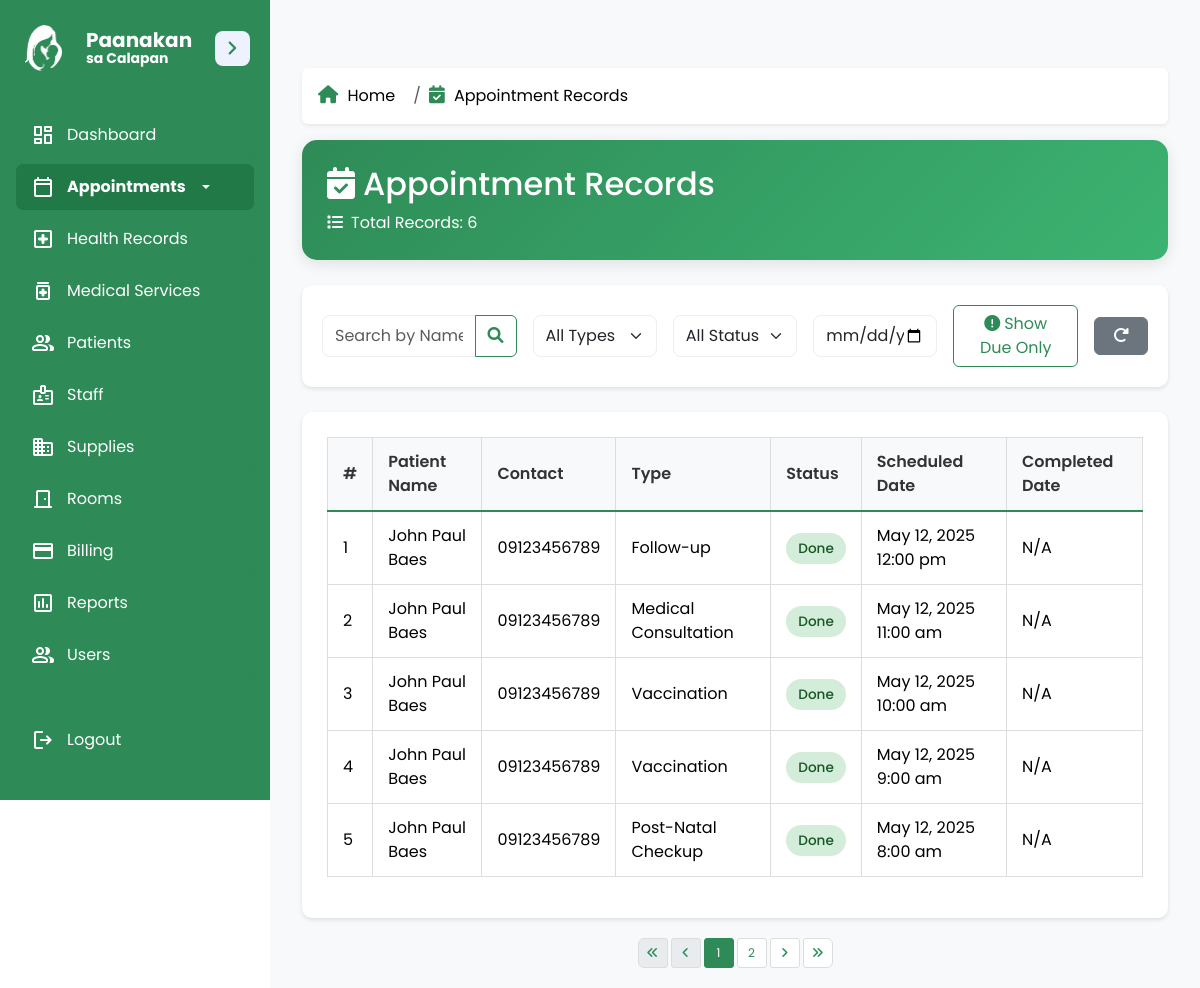
Page /admin/appointment_records.php (signed in) on the committed database.
### tables this page shows
CREATE TABLE `appointments` (
  `appointment_id` int(11) NOT NULL,
  `patient_id` int(11) NOT NULL,
  `appointment_type` varchar(50) NOT NULL DEFAULT '''General''',
  `scheduled_date` datetime NOT NULL,
  `completed_date` datetime DEFAULT NULL,
  `status` enum('Done','Missed','Approved','Pending') DEFAULT 'Pending',
  `created_at` timestamp NOT NULL DEFAULT current_timestamp()
);

CREATE TABLE `patients` (
  `patient_id` int(11) NOT NULL,
  `case_id` varchar(20) NOT NULL,
  `user_id` int(11) DEFAULT NULL,
  `first_name` varchar(50) NOT NULL,
  `middle_name` varchar(50) DEFAULT NULL,
  `last_name` varchar(50) NOT NULL,
  `gender` enum('Male','Female') NOT NULL,
  `date_of_birth` date NOT NULL,
  `email` varchar(50) DEFAULT NULL,
  `contact_number` varchar(15) NOT NULL,
  `philhealth_no` varchar(20) DEFAULT NULL,
  `religion` varchar(50) DEFAULT NULL,
  `civil_status` enum('Single','Married','Widowed','Separated','Divorced') DEFAULT NULL,
  `nationality` varchar(50) DEFAULT NULL,
  `occupation` varchar(100) DEFAULT NULL,
  `address` text DEFAULT NULL,
  `patient_status` enum('Admitted','Discharged') DEFAULT NULL,
  `created_at` timestamp NOT NULL DEFAULT current_timestamp()
);

### admin/appointment_records.php (the view, shortened to what this page needs)
<?php
$pdo = connection();
$search = isset($_GET['search']) ? trim($_GET['search']) : '';
$date_filter = isset($_GET['date']) ? $_GET['date'] : '';
$type_filter = isset($_GET['type']) ? $_GET['type'] : '';
$status_filter = isset($_GET['status']) ? $_GET['status'] : '';
$due_only = isset($_GET['due_only']) && $_GET['due_only'] == '1';
$limit = 5;
$page = isset($_GET['page']) ? (int)$_GET['page'] : 1;
$offset = ($page - 1) * $limit;
$where_conditions = [];
$where_clause = !empty($where_conditions) ? "WHERE " . implode(" AND ", $where_conditions) : "";
$query = "
   SELECT a.*, p.first_name, p.last_name, p.contact_number
    FROM appointments a
    JOIN patients p ON a.patient_id = p.patient_id
    $where_clause
    ORDER BY a.scheduled_date DESC
    LIMIT :limit OFFSET :offset
";
$stmt = $pdo->prepare($query);
$stmt->bindValue(':limit', $limit, PDO::PARAM_INT);
$stmt->bindValue(':offset', $offset, PDO::PARAM_INT);
$stmt->execute();
$appointments = $stmt->fetchAll(PDO::FETCH_ASSOC);
$countQuery = "
    SELECT COUNT(*)
    FROM appointments a
    JOIN patients p ON a.patient_id = p.patient_id
    $where_clause
";
$countStmt = $pdo->prepare($countQuery);
$countStmt->execute();
$totalRecords = $countStmt->fetchColumn();
$totalPages = ceil($totalRecords / $limit);
?>
<!DOCTYPE html>
<html lang="en">
<head>
    <link href="https://cdn.jsdelivr.net/npm/bootstrap@5.3.3/dist/css/bootstrap.min.css" rel="stylesheet">
    <link href="https://cdn.jsdelivr.net/npm/bootstrap@5.3.3/dist/css/bootstrap.min.css" rel="stylesheet">
    <link rel="stylesheet" href="https://cdnjs.cloudflare.com/ajax/libs/fullcalendar/5.11.3/main.min.css">
    <link rel="stylesheet" href="../css/sidebar.css">
    <link rel="stylesheet" href="../css/components.css">
    <link rel="stylesheet" href="../css/calendar.css">
    <link rel="stylesheet" href="../css/toast-alert.css">
    <link href="https://cdnjs.cloudflare.com/ajax/libs/font-awesome/6.4.0/css/all.min.css" rel="stylesheet">
</head>
<body>
    <div class="dashboard-container">
        <?php include '../sidebar.php'; ?>
        <main class="dashboard-main-content">
            <div class="container mt-5">
                <?php include '../admin/breadcrumb.php'; ?>
            <div class="page-header">
                <div class="row align-items-center">
                    <div class="col-md-6">
                        <h2 class="mb-0">
                            <i class="fas fa-calendar-check me-2"></i>Appointment Records
                        </h2>
                        <p class="mb-0 mt-2">
                            <i class="fas fa-list me-2"></i>Total Records: <?= $totalRecords ?>
                        </p>
                    </div>
                </div>
            </div>
            <div class="search-container">
                <form method="GET" class="row g-3 align-items-center">
                    <div class="col-md-3">
                        <div class="input-group">
                            <input type="text" name="search" class="form-control" placeholder="Search by Name or Contact" value="<?= htmlspecialchars($search) ?>">
                            <button class="btn btn-outline-success" type="submit">
                                <i class="fas fa-search"></i>
                            </button>
                        </div>
                    </div>
                    <div class="col-md-2">
                        <select name="type" class="form-select">
                            <option value="">All Types</option>
                        </select>
                    </div>
                    <div class="col-md-2">
                        <select name="status" class="form-select">
                            <option value="">All Status</option>
                        </select>
                    </div>
                    <?php if (!$due_only): ?>
                    <div class="col-md-2">
                        <input type="date" name="date" class="form-control" value="<?= htmlspecialchars($date_filter) ?>">
                    </div>
                    <?php endif; ?>
                    <div class="col-md-2">
                        <a href="?due_only=1<?= !empty($search) ? '&search=' . urlencode($search) : '' ?><?= !empty($type_filter) ? '&type=' . urlencode($type_filter) : '' ?><?= !empty($status_filter) ? '&status=' . urlencode($status_filter) : '' ?>" class="btn btn-<?= $due_only ? 'success' : 'outline-success' ?> w-100 <?= $due_only ? 'active' : '' ?>" id="dueOnlyBtn">
                            <i class="fas fa-exclamation-circle me-1"></i>Show Due Only
                        </a>
                    </div>
                    <div class="col-md-1">
                        <a href="appointment_records.php" class="btn btn-secondary w-100">
                            <i class="fas fa-redo-alt"></i>
                        </a>
                    </div>
                </form>
            </div>
            <div class="table-container">
                <table class="table table-hover">
                            <thead>
                                <tr>
                                    <th>#</th>
                                    <th>Patient Name</th>
                                    <th>Contact</th>
                            <th>Type</th>
                            <th>Status</th>
                                    <th>Scheduled Date</th>
                                    <th>Completed Date</th>
                                </tr>
                            </thead>
                    <tbody>
                        <?php if (!empty($appointments)): ?>
                            <?php foreach ($appointments as $index => $appointment): ?>
                                <tr>
                                    <td><?= (($page - 1) * $limit) + $index + 1 ?></td>
                                    <td><?= htmlspecialchars($appointment['first_name'] . ' ' . $appointment['last_name']) ?></td>
                                    <td><?= htmlspecialchars($appointment['contact_number']) ?></td>
                                    <td><?= htmlspecialchars($appointment['appointment_type']) ?></td>
                                    <td>
                                        <?php
                                            $status = htmlspecialchars($appointment['status']);
                                            $badgeClass = '';
                                            if ($status === 'Done') {
                                                $badgeClass = 'status-badge status-done';
                                            } elseif ($status === 'Missed') {
                                                $badgeClass = 'status-badge status-missed';
                                            } elseif ($status === 'Approved') {
                                                $badgeClass = 'status-badge status-approved';
                                            } else {
                                                $badgeClass = 'status-badge status-pending';
                                            }
                                        ?>
                                        <span class="<?= $badgeClass ?>"><?= $status ?></span>
                                    </td>
                                    <td><?= (new DateTime($appointment['scheduled_date']))->format('F j, Y g:i a') ?></td>
                                    <td>
                                        <?= $appointment['completed_date']
                                            ? (new DateTime($appointment['completed_date']))->format('F j, Y g:i a')
                                            : 'N/A' ?>
                                    </td>
                                </tr>
                            <?php endforeach; ?>
                        <?php endif; ?>
                            </tbody>
                        </table>
                    </div>
            <?php if ($totalPages > 1): ?>
                <nav>
                    <ul class="pagination justify-content-center">
                        <li class="page-item <?= ($page <= 1) ? 'disabled' : '' ?>">
                            <a class="page-link" href="?page=1<?= !empty($search) ? '&search=' . urlencode($search) : '' ?><?= !empty($type_filter) ? '&type=' . urlencode($type_filter) : '' ?><?= !empty($status_filter) ? '&status=' . urlencode($status_filter) : '' ?><?= $due_only ? '&due_only=1' : (!empty($date_filter) ? '&date=' . urlencode($date_filter) : '') ?>">
                                <i class="fas fa-angle-double-left"></i>
                            </a>
                        </li>
                        <li class="page-item <?= ($page <= 1) ? 'disabled' : '' ?>">
                            <a class="page-link" href="?page=<?= max(1, $page - 1) ?><?= !empty($search) ? '&search=' . urlencode($search) : '' ?><?= !empty($type_filter) ? '&type=' . urlencode($type_filter) : '' ?><?= !empty($status_filter) ? '&status=' . urlencode($status_filter) : '' ?><?= $due_only ? '&due_only=1' : (!empty($date_filter) ? '&date=' . urlencode($date_filter) : '') ?>">
                                <i class="fas fa-angle-left"></i>
                            </a>
                        </li>
                        <?php
                        $startPage = max(1, $page - 2);
                        $endPage = min($totalPages, $page + 2);
                        for ($i = $startPage; $i <= $endPage; $i++): ?>
                            <li class="page-item <?= ($i === $page) ? 'active' : '' ?>">
                                <a class="page-link" href="?page=<?= $i ?><?= !empty($search) ? '&search=' . urlencode($search) : '' ?><?= !empty($type_filter) ? '&type=' . urlencode($type_filter) : '' ?><?= !empty($status_filter) ? '&status=' . urlencode($status_filter) : '' ?><?= $due_only ? '&due_only=1' : (!empty($date_filter) ? '&date=' . urlencode($date_filter) : '') ?>"><?= $i ?></a>
                            </li>
                        <?php endfor; ?>
                        <li class="page-item <?= ($page >= $totalPages) ? 'disabled' : '' ?>">
                            <a class="page-link" href="?page=<?= min($totalPages, $page + 1) ?><?= !empty($search) ? '&search=' . urlencode($search) : '' ?><?= !empty($type_filter) ? '&type=' . urlencode($type_filter) : '' ?><?= !empty($status_filter) ? '&status=' . urlencode($status_filter) : '' ?><?= $due_only ? '&due_only=1' : (!empty($date_filter) ? '&date=' . urlencode($date_filter) : '') ?>">
                                <i class="fas fa-angle-right"></i>
                            </a>
                        </li>
                        <li class="page-item <?= ($page >= $totalPages) ? 'disabled' : '' ?>">
                            <a class="page-link" href="?page=<?= $totalPages ?><?= !empty($search) ? '&search=' . urlencode($search) : '' ?><?= !empty($type_filter) ? '&type=' . urlencode($type_filter) : '' ?><?= !empty($status_filter) ? '&status=' . urlencode($status_filter) : '' ?><?= $due_only ? '&due_only=1' : (!empty($date_filter) ? '&date=' . urlencode($date_filter) : '') ?>">
                                <i class="fas fa-angle-double-right"></i>
                            </a>
                        </li>
                    </ul>
                </nav>
            <?php endif; ?>
            </div>
        </main>
    </div>
</body>
</html>

### css/sidebar.css (style rules this page uses)
* { margin: 0; padding: 0; box-sizing: border-box; font-family: "Poppins", sans-serif; }
body { min-height: 100vh; background: rgb(255, 255, 255); }
.dashboard-main-content { margin-left: 270px; transition: margin-left 0.4s ease-in-out; }

### css/components.css (style rules this page uses)
.dashboard-main-content { margin-left: 270px; padding: 20px; transition: margin-left 0.4s ease-in-out; }
.table-container { border-radius: 8px; box-shadow: 0px 4px 6px rgba(0, 0, 0, 0.1); overflow: hidden; background-color: #ffffff; padding: 20px; margin-top: 20px; }
.table-container table { width: 100%; border-collapse: collapse; border: 1px solid #ddd; }
.table-container thead { background-color: #f8f9fa; color: #333; font-weight: bold; border-bottom: 2px solid #ddd; }
.table-container tbody tr { border-bottom: 1px solid #ddd; transition: background-color 0.3s ease; }
.table-container th, .table-container td { padding: 12px 15px; text-align: left; vertical-align: middle; border-right: 1px solid #ddd; }
.table-container th:last-child, .table-container td:last-child { border-right: none; }
.table-container tbody tr:last-child td { border-bottom: none; }
.pagination { font-size: 12px; padding: 0; margin: 0; }
.pagination .page-item { margin: 0 2px; }
.pagination .page-link { display: flex; align-items: center; justify-content: center; width: 30px; height: 30px; font-size: 12px; padding: 0; border-radius: 3px; border: 1px solid #ddd; color: #2E8B57; transition: background-color 0.2s ease, color 0.2s ease; }
.pagination .page-item.active .page-link { background-color: #2E8B57; color: #ffffff; border-color: #2E8B57; }
form { margin: 0; }
.table-container { margin-bottom: 20px; }
.dashboard-container { max-width: 100%; overflow-x: hidden; margin: 0 auto; }
html, body { overflow-x: hidden; overflow-y: auto; margin: 0; padding: 0; width: 100%; height: 100%; }

### css/calendar.css (style rules this page uses)
.disabled { color: #ccc; pointer-events: none; }
.search-container { width: 100%; }

### admin/appointment_records.php (style rules this page uses)
:root { --primary-color: #2E8B57; --primary-light: #3CB371; --secondary-color: #f8f9fa; --text-color: #333; --border-color: #eee; }
body { font-family: 'Poppins', sans-serif; background-color: #f5f5f5; }
.dashboard-container { display: flex; min-height: 100vh; }
.dashboard-main-content { flex-grow: 1; padding: 20px; margin-left: 270px; transition: all 0.4s ease; background-color: #f8f9fa; }
.page-header { background: linear-gradient(135deg, var(--primary-color) 0%, var(--primary-light) 100%); color: white; padding: 25px; border-radius: 15px; margin-bottom: 25px; box-shadow: 0 4px 15px rgba(0,0,0,0.1); }
.search-container { background: white; padding: 20px; border-radius: 10px; box-shadow: 0 2px 4px rgba(0,0,0,0.1); margin-bottom: 25px; }
.table-container { background: white; padding: 25px; border-radius: 10px; box-shadow: 0 2px 4px rgba(0,0,0,0.1); }
.table thead th { background-color: var(--secondary-color); color: var(--text-color); font-weight: 600; border-bottom: 2px solid var(--primary-color); }
.status-badge { padding: 6px 12px; border-radius: 20px; font-weight: 500; font-size: 0.85rem; }
.status-done { background-color: #d4edda; color: #155724; }
.pagination { margin-top: 20px; }
.page-link { color: var(--primary-color); border-color: var(--border-color); }
.page-item.active .page-link { background-color: var(--primary-color); border-color: var(--primary-color); }
.form-select, .form-control { border-radius: 8px; border: 1px solid var(--border-color); padding: 8px 12px; }
.btn-outline-success { color: var(--primary-color); border-color: var(--primary-color); }
.btn-secondary { background-color: #6c757d; border-color: #6c757d; }

### rows in the picture
appointments: index "1", patient.last_name "John Paul Baes", patient.contact_number "09123456789", appointment_type "Follow-up", status "Done", scheduled_date "May 12, 2025 12:00 pm", shows "N/A"
appointments: index "2", patient.last_name "John Paul Baes", patient.contact_number "09123456789", appointment_type "Medical Consultation", status "Done", scheduled_date "May 12, 2025 11:00 am", shows "N/A"
appointments: index "3", patient.last_name "John Paul Baes", patient.contact_number "09123456789", appointment_type "Vaccination", status "Done", scheduled_date "May 12, 2025 10:00 am", shows "N/A"
appointments: index "4", patient.last_name "John Paul Baes", patient.contact_number "09123456789", appointment_type "Vaccination", status "Done", scheduled_date "May 12, 2025 9:00 am", shows "N/A"
appointments: index "5", patient.last_name "John Paul Baes", patient.contact_number "09123456789", appointment_type "Post-Natal Checkup", status "Done", scheduled_date "May 12, 2025 8:00 am", shows "N/A"

### other values in the picture
$name "Home"
$name "Appointment Records"
$totalRecords "6"
